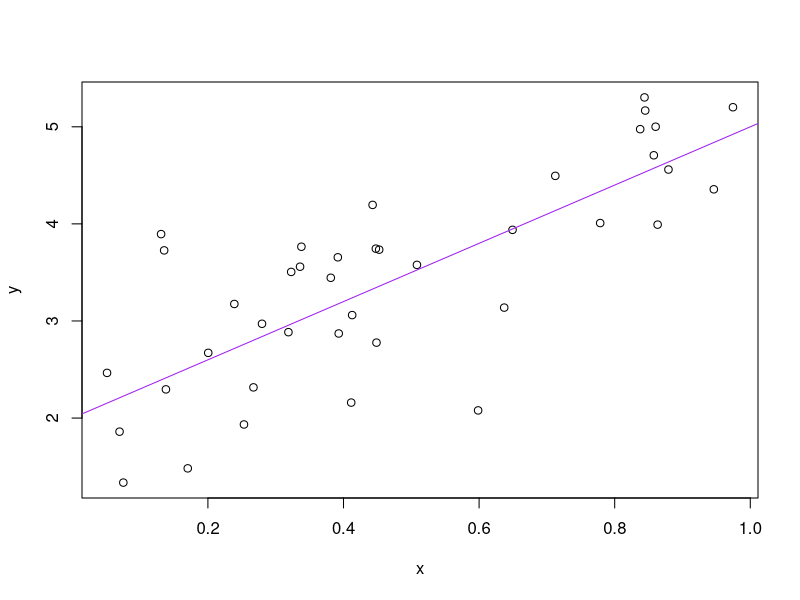

This figure's R source:
rm(list = ls())

#set variables
n <- 40
a <- 2
b <- 3
sig_sq <- 0.5
colour <- "purple"
file_name <- "toyLinePlot2.pdf"

#make model
x <- runif(n)
y <- a+b*x+rnorm(n, sd = sqrt(sig_sq))
mean_x <- mean(x)

write(mean_x, "mean_x.txt")

#make plot
plot(x,y)
abline(a, b, col="purple")

dev.print(pdf, file_name)
